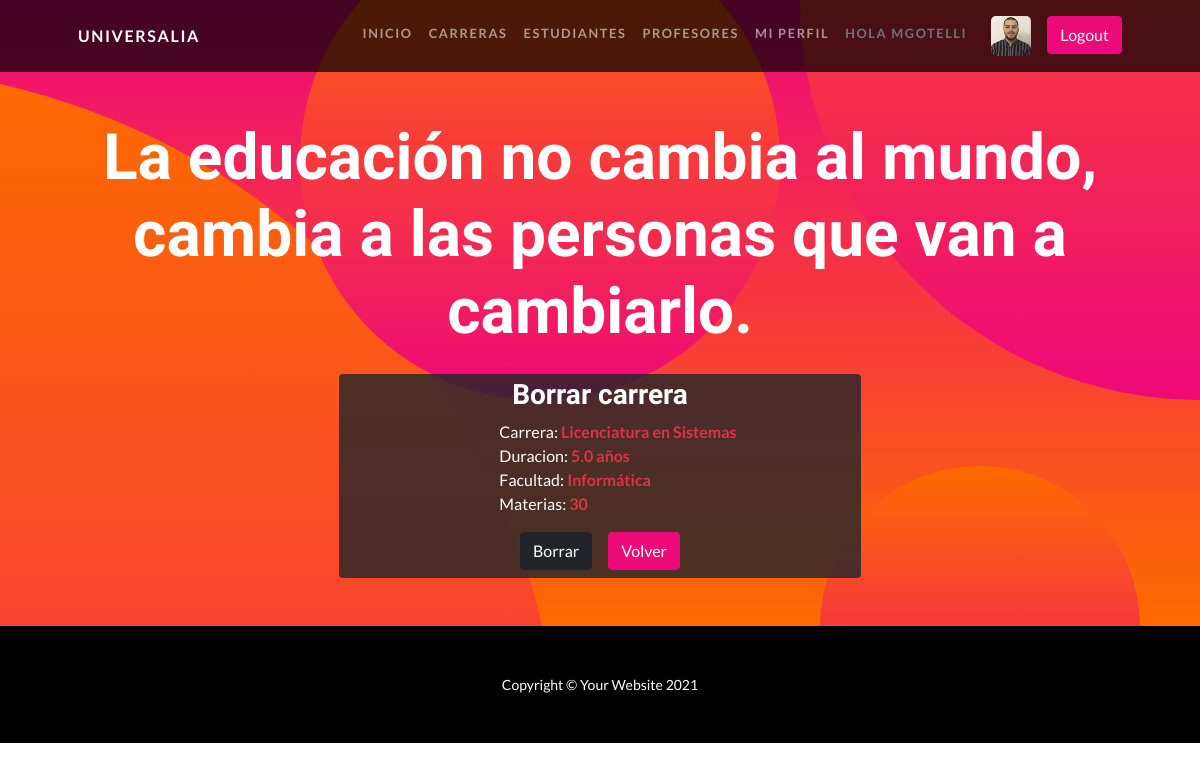
Screenshot of /Universidades/borrarcarreras/3 (signed in) with the database file from the repository.
### Universidades/models.py (models this page shows, shortened)
class Carrera(Model):
  carrera = CharField(max_length=100)
  duracion = DecimalField(decimal_places=1, max_digits=2)
  facultad = CharField(max_length=40)
  cantidad_materias = IntegerField(verbose_name='Materias')

### Universidades/views.py (the view)
# urls.py: path('borrarcarreras/<pk>', CarreraDeleteView.as_view(), name = 'borrar_carreras'),
class CarreraDeleteView(AvatarView, DeleteView):
  model = Carrera
  success_url = reverse_lazy('carreras')
  template_name = 'carrera/borrar_carrera.html'

### Universidades/views.py (called while the page is built)
  def get_context_data(self, **kwargs):
    contexto = super().get_context_data(**kwargs)
    contexto['avatar_url'] = Avatar.objects.filter(user = self.request.user).last().imagen.url
    return contexto

### Universidades/templates/carrera/borrar_carrera.html (shortened to what this page needs)
{% extends 'padre.html' %}
{% block cambia %}
  <h3 class="masthead-subheading mb-0 py-4">La educación no cambia al mundo, cambia a las personas que van a cambiarlo.</h3>
  <form action="" method="POST">
    <div class="container w-50 pt-1 bg-dark rounded" style="--bs-bg-opacity: .8;">
      <h3 class="text-center">Borrar carrera</h3>
      <div class="container d-flex justify-content-center ps-5">
        <ul class="list-unstyled">
          <li class="text-start">Carrera: <b class="text-danger">{{carrera.carrera}}</b></li>
          <li class="text-start">Duracion: <b class="text-danger">{{carrera.duracion}} años</b></li>
          <li class="text-start">Facultad: <b class="text-danger">{{carrera.facultad}}</b></li>
          <li class="text-start">Materias: <b class="text-danger">{{carrera.cantidad_materias}}</b></li>
        </ul>
      </div>
      <div class="container d-flex justify-content-center align-items-center pb-2">
        <input class="btn btn-dark mx-2" type="submit" value="Borrar">
        <a class="btn btn-primary mx-2" href="{% url 'carreras' %}">Volver</a>
      </div>
    </div>
  </form>
{% endblock %}

### Universidades/templates/padre.html (shortened to what this page needs)
<!DOCTYPE html>
<html lang="en">
  <head>
    {% load static %}
    <link href="{% static 'Universidades/css/styles.css' %}" rel="stylesheet" />
  </head>
  <body id="page-top">
    <nav class="navbar navbar-expand-lg navbar-dark navbar-custom fixed-top">
      <div class="container px-5">
        <a class="navbar-brand" href="#page-top">Universalia</a>
        <div class="collapse navbar-collapse" id="navbarResponsive">
          <ul class="navbar-nav ms-auto">
            {% if not user.is_authenticated %}
              <li class="nav-item"><a class="btn btn-primary" href="{% url 'login' %}">Iniciar</a></li>
            {% else %}
              <li class="nav-item"><a class="nav-link" href="{% url 'inicio' %}">Inicio</a></li>
              <li class="nav-item"><a class="nav-link" href="{% url 'carreras' %}">Carreras</a></li>
              <li class="nav-item"><a class="nav-link" href="{% url 'estudiantes' %}">Estudiantes</a></li>
              <li class="nav-item"><a class="nav-link" href="{% url 'profesores' %}">Profesores</a></li>
              <li class="nav-item"><a class="nav-link" href="{% url 'miperfil' %}">Mi perfil</a></li>
              <li class="nav-item"><a class="nav-link text-muted" href="{% url 'inicio' %}">Hola {{ user.username }}</a></li>
            {% if avatar_url %}
              <img src="{{ avatar_url }}" class="mx-3 rounded-3" height="40px" width="40px">
            {% else %}
              <img src="{% static 'Universidades/assets/default.jfif' %}" class="mx-3 rounded-3" height="40px" width="40px">
            {% endif %}
              <li class="nav-item"><a class="btn btn-primary" href="{% url 'logout' %}">Logout</a></li>
            {% endif %}
        </div>
      </div>
    </nav>
    <header class="masthead text-center text-white py-5">
      <div class="masthead-content pt-5">
        <div class="container px-5">
          {% block cambia %}{% endblock %}
        </div>
      </div>
      <div class="bg-circle-1 bg-circle"></div>
      <div class="bg-circle-2 bg-circle"></div>
      <div class="bg-circle-3 bg-circle"></div>
      <div class="bg-circle-4 bg-circle"></div>
    </header>
    <footer class="py-5 bg-black">
      <div class="container px-5"><p class="m-0 text-center text-white small">Copyright &copy; Your Website 2021</p></div>
    </footer>
  </body>
</html>

### rows the page displays
Carrera: carrera "Licenciatura en Sistemas", duracion "5.0", facultad "Informática", cantidad_materias "30"

### other values shown
{{ user.username }} "MGOTELLI"
